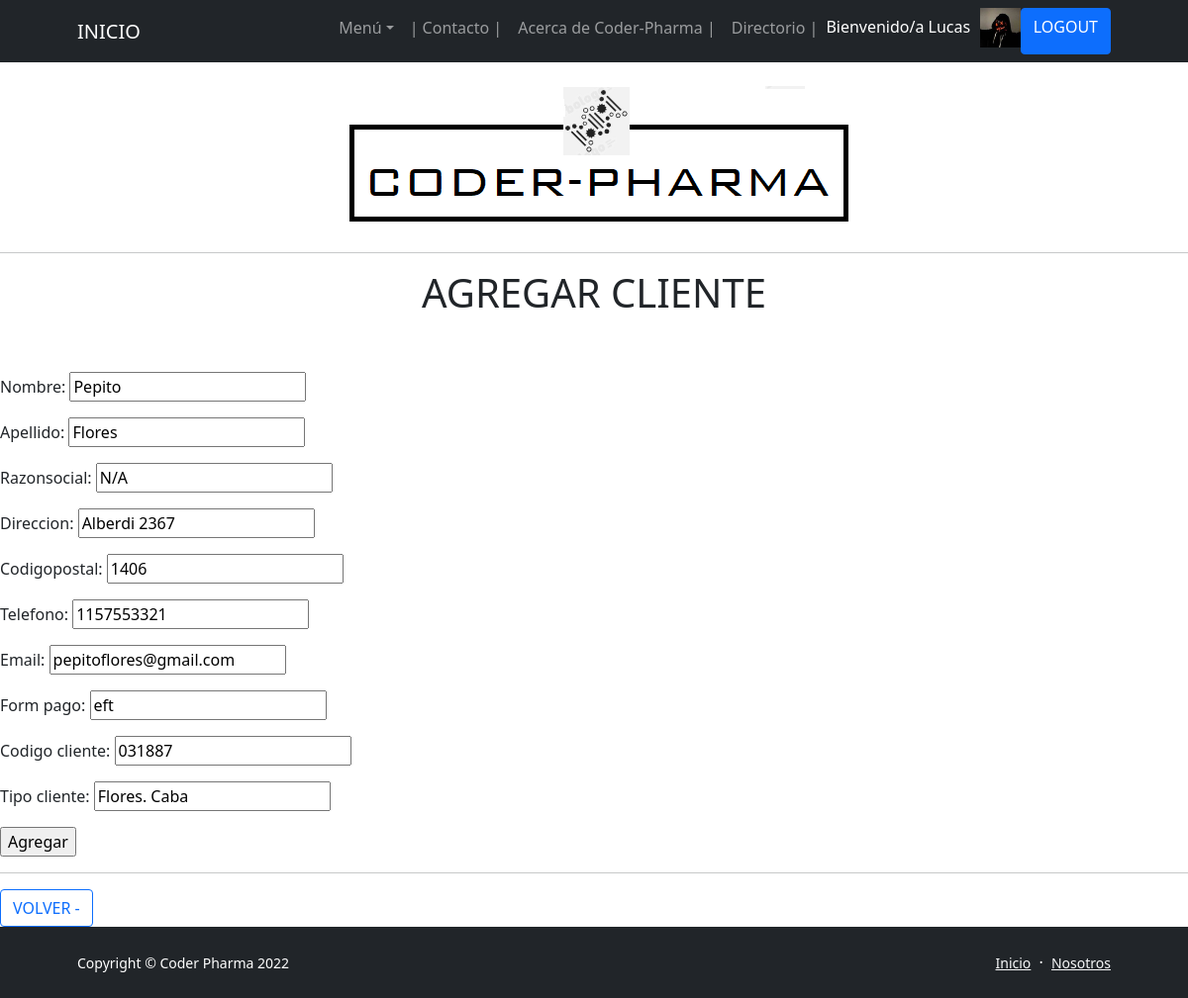
Screenshot of /App-Drogueria/EditaCliente/6 (signed in) with the database file from the repository.
### App_DROGUERIA/models.py (models this page shows, shortened)
class CLIENTES(models.Model):
    nombre = models.CharField(max_length=50)
    apellido = models.CharField(max_length=50)
    razonSocial = models.CharField(max_length=50)
    direccion = models.CharField(max_length=50)
    codigoPostal = models.IntegerField()
    telefono = models.CharField(max_length=50)
    eMail = models.EmailField(max_length=50)
    form_pago = models.CharField(max_length=50)
    codigo_Cliente = models.CharField(max_length=50)
    tipo_Cliente= models.CharField(max_length=50) # Clinica, Hospitales, Ministerios, Municipio, Gobierno Provincial, etc

### App_DROGUERIA/views.py (the view, shortened to what this page needs)
# urls.py: path('EditaCliente/<cliente_id>', EditaCliente, name = "08_EditaCliente"),
@login_required
def EditaCliente(request, cliente_id):
    cliente = CLIENTES.objects.get(id=cliente_id)
    formulario = CreaCliente(initial={
                            'nombre':cliente.nombre,
                            'apellido':cliente.apellido,
                            'razonSocial':cliente.razonSocial,
                            'direccion':cliente.direccion,
                            'codigoPostal':cliente.codigoPostal,
                            'telefono':cliente.telefono,
                            'eMail':cliente.eMail,
                            'form_pago':cliente.form_pago,
                            'codigo_Cliente':cliente.codigo_Cliente,
                            'tipo_Cliente':cliente.tipo_Cliente
                            })
    try:
            avatar = Avatar.objects.get(usuario = request.user.id)
            return render(request, "08 - AgregaCliente.html", {"form":formulario, "url": avatar.imagen.url})
    except:
        return render(request,"08 - AgregaCliente.html", {"form":formulario})

### App_DROGUERIA/forms.py
class CreaCliente(forms.Form):
    nombre = forms.CharField(max_length=50)
    apellido = forms.CharField(max_length=50)
    razonSocial = forms.CharField(max_length=50)
    direccion = forms.CharField(max_length=50)
    codigoPostal = forms.IntegerField()
    telefono = forms.CharField(max_length=50)
    eMail = forms.EmailField(max_length=50)
    form_pago = forms.CharField(max_length=50)
    codigo_Cliente = forms.CharField(max_length=50)
    tipo_Cliente= forms.CharField(max_length=50)

### App_DROGUERIA/Templates/08 - AgregaCliente.html (shortened to what this page needs)
{% extends '00 - ORIGEN (b).html' %}
{% load static %}
{% block blockname %}
<body>
    <br>
    <p class="text-center"><img class="img-fluid rounded mb-5 mb-lg-0" src="http://127.0.0.1:8000/media/imagenes/Membrete_Coder-Pharma.png" alt="..." /></p>
    <hr>
    <h1 class="text-center"> AGREGAR CLIENTE </h1>
    <br>
    <br>
    <form action="" method="POST">
        {{form.as_p}}
       <input type="submit" value="Agregar">
    </form>
    <hr>
        <a href="{% url '08_Clientes' %}" class="btn btn-outline-primary" disabled> VOLVER - </a>
    <br>
</body>
</html>
{% endblock blockname %}

### App_DROGUERIA/Templates/00 - ORIGEN (b).html (shortened to what this page needs)
<!DOCTYPE html>
<html lang="es">
    <head>
        {% load static %}
        <link href="https://cdn.jsdelivr.net/npm/bootstrap-icons@1.5.0/font/bootstrap-icons.css" rel="stylesheet" />
        <link href="{% static 'css/styles.css' %}" rel="stylesheet" />
        <link href="css/styles.css" rel="stylesheet" />
    </head>
    <body class="d-flex flex-column h-100">
        <main class="flex-shrink-0">
            <nav class="navbar navbar-expand-lg navbar-dark bg-dark">
                <div class="container px-5">
                    <a class="navbar-brand" href="{% url '01_Inicio' %}">INICIO</a>
                    <div class="collapse navbar-collapse" id="navbarSupportedContent">
                        <ul class="navbar-nav ms-auto mb-2 mb-lg-0">
                            <li class="nav-item dropdown">
                                <a class="nav-link dropdown-toggle" id="navbarDropdownBlog" href="#" role="button" data-bs-toggle="dropdown" aria-expanded="false">Menú</a>
                            </li>
                            <li class="nav-item"><a class="nav-link" href="{% url '09_Contacto' %}"> | Contacto | </a></li>
                            <li class="nav-item"><a class="nav-link" href="{% url '04_AcercadeCoderPharma' %}">Acerca de Coder-Pharma | </a></li>
                            <li class="nav-item"><a class="nav-link" href="{% url '05_Directorio' %}">Directorio | </a></li>
                            {% if user.is_authenticated %}
                                <p style="color: rgb(255, 255, 255); text-decoration: none; margin-right: 10px; margin-top: 7px;">Bienvenido/a {{user.username}}  </p>
                                <img src="{{ url }}" height="40px" alt="Avatar">
                                <li class="btn btn-primary" disabled ><a style="color: rgb(255, 255, 255); text-decoration: none" href="{% url '11_Logout' %}">LOGOUT</a></li>
                            {% else %}
                                <li class="btn btn-primary" disabled ><a style="color: rgb(255, 255, 255); text-decoration: none" href="{% url '09_Login' %}">LOGIN</a></li>
                            {% endif %}
                        </ul>
                    </div>
                </div>
            </nav>
            {% block blockname %}
            {% endblock blockname %}
        <footer class="bg-dark py-4 mt-auto">
            <div class="container px-5">
                <div class="row align-items-center justify-content-between flex-column flex-sm-row">
                    <div class="col-auto"><div class="small m-0 text-white">Copyright &copy; Coder Pharma 2022</div></div>
                    <div class="col-auto">
                        <a class="link-light small" href="{% url '01_Inicio' %}">Inicio</a>
                        <span class="text-white mx-1">&middot;</span>
                        <a class="link-light small" href="{% url '05_Directorio' %}">Nosotros</a>
                    </div>
                </div>
            </div>
        </footer>
    </body>
</html>

### rows the page displays
CLIENTES: nombre "Pepito", apellido "Flores", razonSocial "N/A", direccion "Alberdi 2367", codigoPostal "1406", telefono "1157553321", eMail "pepitoflores@gmail.com", form_pago "eft", codigo_Cliente "031887", tipo_Cliente "Flores. Caba"

### other values shown
{{ user.username }} "Lucas"
